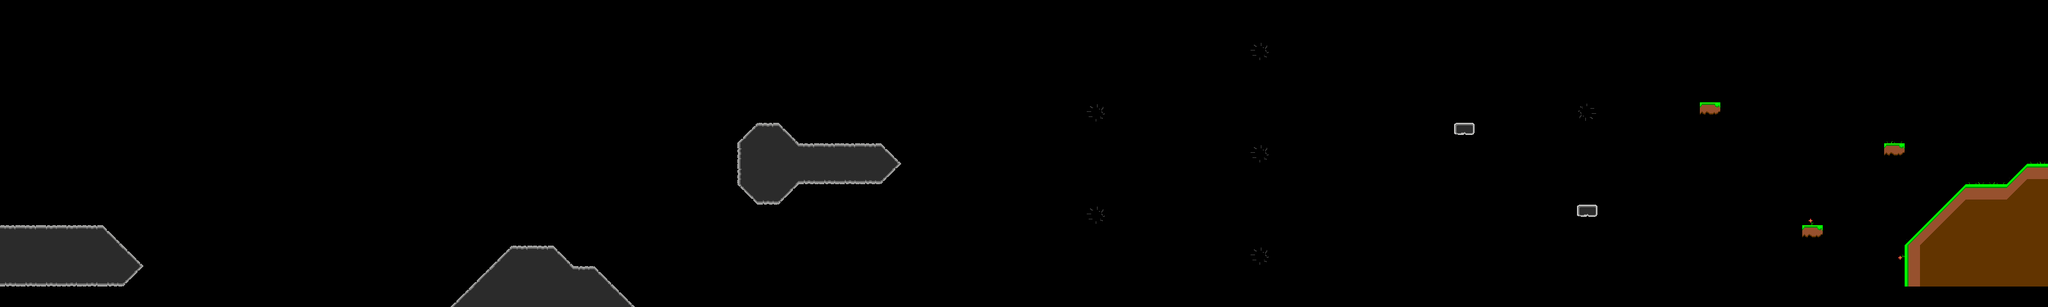

Below is a game level as drawn by its tile map, then a one-line description and the .tmx that defines it (tile-layer data replaced by summaries):
An orthogonal 100x15 tile map with 32x32 px tiles, 3 tile layers (parallax_layer1, parallax_layer2, foreground), 1 hidden layer not drawn, 2 tilesets and 12 objects (8x coin, 2x flyingenemy, player, levelchange).

<map version="1.0" orientation="orthogonal" width="100" height="15" tilewidth="32" tileheight="32">
 <tileset firstgid="1" name="metatiles32x32" tilewidth="32" tileheight="32">
  <image source="../img/metatiles32x32.png" width="192" height="64" />
  <tile id="0">
   <properties>
    <property name="type" value="solid" />
   </properties>
  </tile>
  <tile id="1">
   <properties>
    <property name="type" value="platform" />
   </properties>
  </tile>
  <tile id="2">
   <properties>
    <property name="type" value="lslope" />
   </properties>
  </tile>
  <tile id="3">
   <properties>
    <property name="type" value="rslope" />
   </properties>
  </tile>
  <tile id="4">
   <properties>
    <property name="type" value="ladder" />
   </properties>
  </tile>
  <tile id="5">
   <properties>
    <property name="type" value="breakable" />
   </properties>
  </tile>
  <tile id="6">
   <properties>
    <property name="prop" value="hurt" />
    <property name="type" value="solid" />
   </properties>
  </tile>
 </tileset>
 <tileset firstgid="13" name="map1tiles" tilewidth="32" tileheight="32">
  <image source="../img/map1tiles.png" width="320" height="64" />
 </tileset>
 <layer name="parallax_layer1" width="100" height="15">
  <properties>
   <property name="imagesrc" value="staticbgmt" />
  </properties>
  <data>[1500 cells, 0 non-empty, 0 distinct tile ids]</data>
 </layer>
 <layer name="parallax_layer2" width="100" height="15">
  <properties>
   <property name="imagesrc" value="testpar" />
  </properties>
  <data>[1500 cells, 0 non-empty, 0 distinct tile ids]</data>
 </layer>
 <layer name="foreground" width="100" height="15">
  <data>[1500 cells, 113 non-empty, 14 distinct tile ids]</data>
 </layer>
 <layer name="collision" width="100" height="15" visible="0" opacity="0.37">
  <data>[1500 cells, 267 non-empty, 7 distinct tile ids]</data>
 </layer>
 <objectgroup name="player" width="100" height="15">
  <object name="player" x="62" y="282" width="36" height="32">
   <properties>
    <property name="image" value="char" />
   </properties>
  </object>
  <object name="flyingenemy" x="2364" y="114" width="33" height="27" />
  <object name="levelchange" x="3090" y="231" width="40" height="36">
   <properties>
    <property name="duration" value="250" />
    <property name="fade" value="#000000" />
    <property name="to" value="map5" />
   </properties>
  </object>
 </objectgroup>
 <objectgroup name="pickups" width="100" height="15">
  <object name="coin" x="658" y="228" width="21" height="20">
   <properties>
    <property name="image" value="coin" />
    <property name="spritewidth" value="16" />
   </properties>
  </object>
  <object name="coin" x="804" y="233" width="22" height="20">
   <properties>
    <property name="image" value="coin" />
    <property name="spritewidth" value="16" />
   </properties>
  </object>
  <object name="coin" x="1313" y="314" width="22" height="20">
   <properties>
    <property name="image" value="coin" />
    <property name="spritewidth" value="16" />
   </properties>
  </object>
  <object name="coin" x="1313" y="173" width="22" height="20">
   <properties>
    <property name="image" value="coin" />
    <property name="spritewidth" value="16" />
   </properties>
  </object>
  <object name="coin" x="1957" y="149" width="22" height="20">
   <properties>
    <property name="image" value="coin" />
    <property name="spritewidth" value="16" />
   </properties>
  </object>
  <object name="coin" x="1705" y="250" width="22" height="20">
   <properties>
    <property name="image" value="coin" />
    <property name="spritewidth" value="16" />
   </properties>
  </object>
  <object name="coin" x="1957" y="313" width="22" height="20">
   <properties>
    <property name="image" value="coin" />
    <property name="spritewidth" value="16" />
   </properties>
  </object>
  <object name="coin" x="2666" y="312" width="22" height="20">
   <properties>
    <property name="image" value="coin" />
    <property name="spritewidth" value="16" />
   </properties>
  </object>
 </objectgroup>
 <objectgroup name="enemies" width="100" height="15">
  <object name="flyingenemy" x="1017" y="98" width="33" height="27" />
 </objectgroup>
</map>
